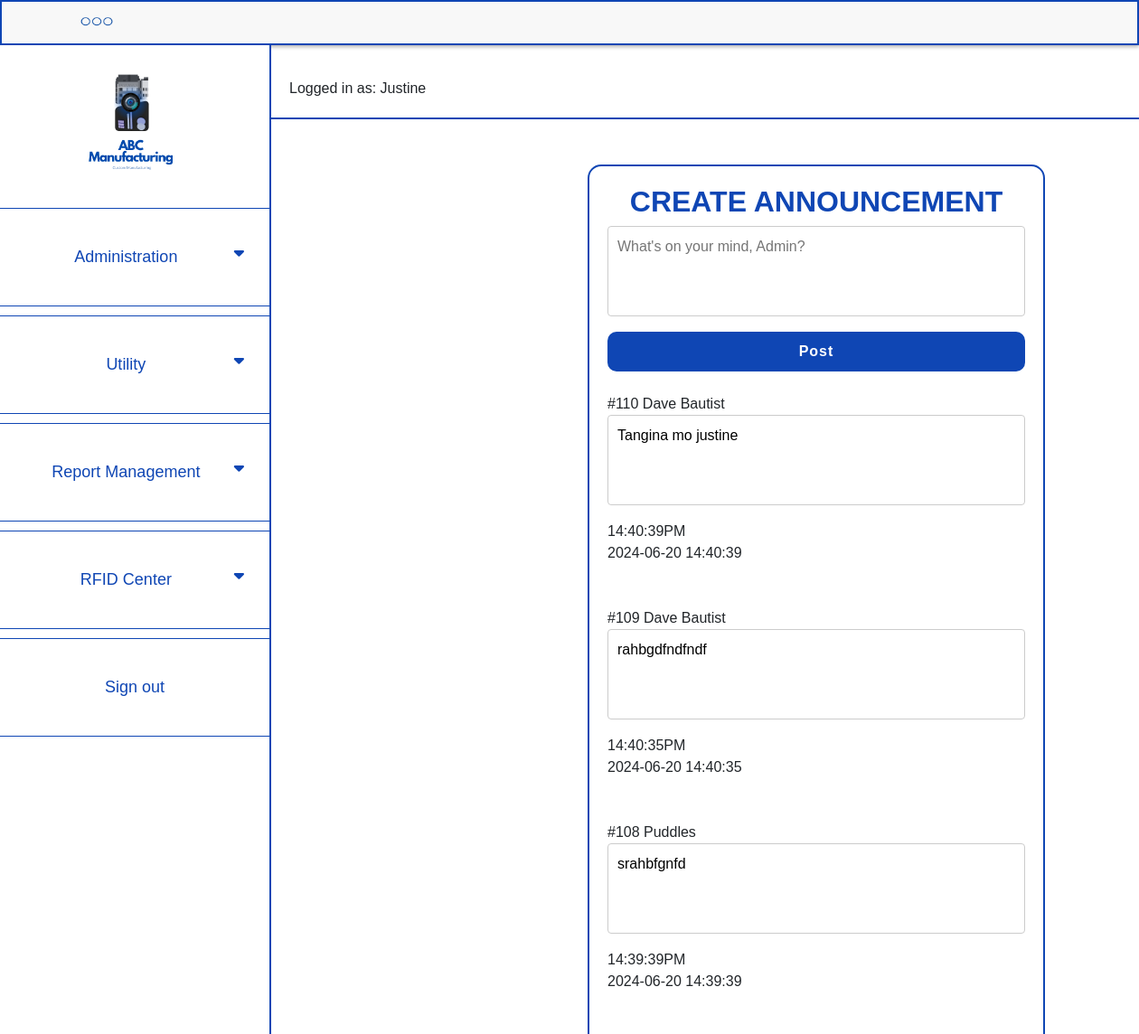
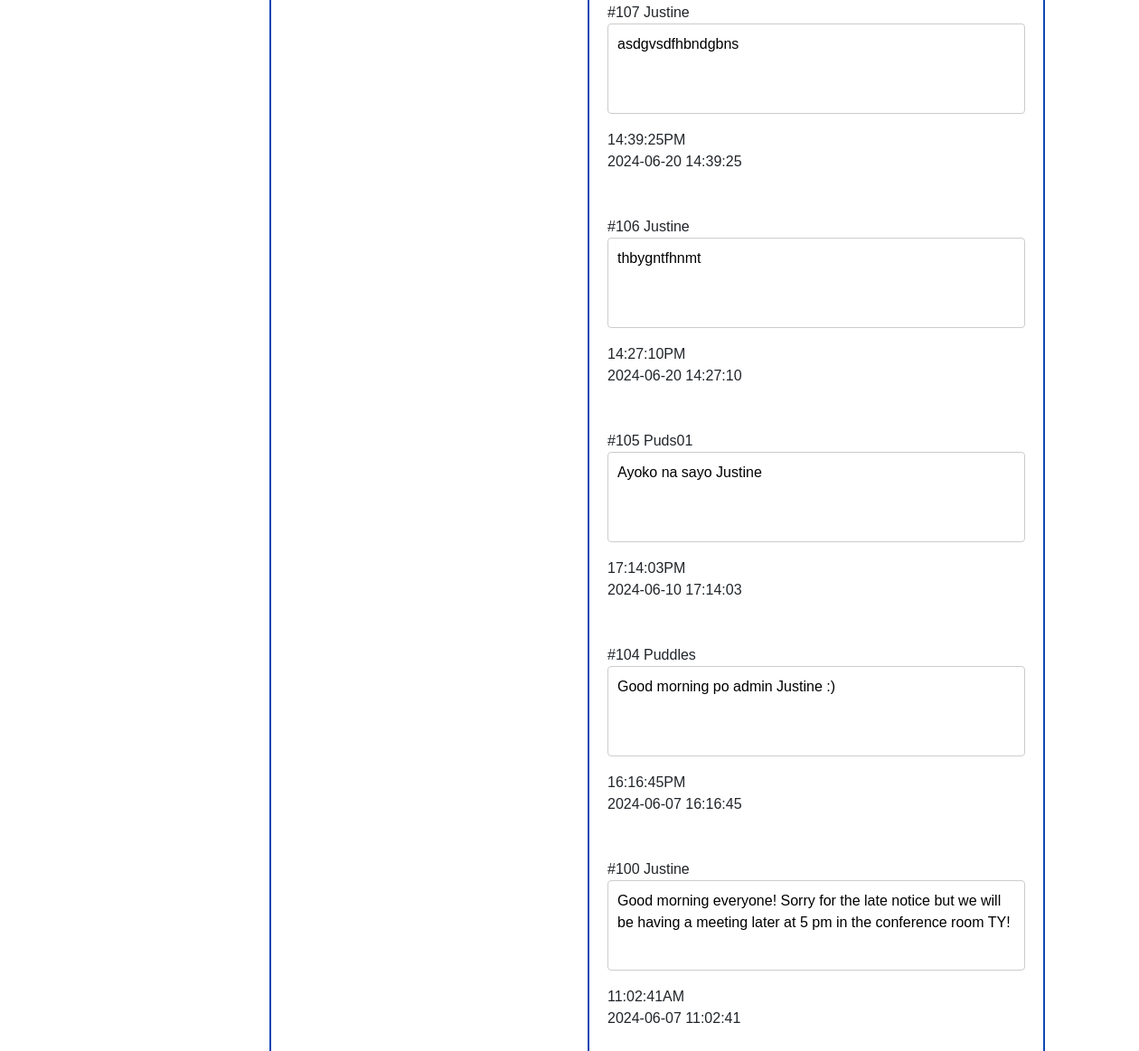
Page /public feed.php?login=success (signed in) on the committed database (2 pictures, top to bottom).
### tables this page shows
CREATE TABLE `tbl_announcement` (
  `public_feed_id` int(50) NOT NULL,
  `admin_id` int(30) NOT NULL,
  `admin_username` varchar(12) NOT NULL,
  `public_feed_content` varchar(200) NOT NULL,
  `public_feed_time` time(6) DEFAULT current_timestamp(),
  `public_feed_date` datetime NOT NULL DEFAULT current_timestamp()
);

### public feed.php (the view, shortened to what this page needs)
<?php
include 'includes/dbh.php';
require_once 'includes/login_view.php';
    $query = "SELECT * FROM tbl_announcement ORDER BY public_feed_id DESC";
    $stmt = $pdo->prepare($query);
    $stmt->execute();
    $result = $stmt->fetchAll(PDO::FETCH_ASSOC);
?>
<!DOCTYPE html>
<html lang="en">
<head>
    <link rel="stylesheet" href="https://cdn.jsdelivr.net/npm/bootstrap@5.3.2/dist/css/bootstrap.min.css">
    <link rel="stylesheet" href="css/style4.css">
</head>
<body>
    <div class="container1">
        <img src="css/Images/icon1.png" alt="Icon" class="icon1">
    </div>
    <div class="side-nav">
        <img src="css/Images/logo2.png" alt="Logo" class="logo2">
        <button class="dropdown-btn">Administration
            <i class="fa-solid fa-caret-down"></i>
        </button>
        <button class="dropdown-btn">Utility
            <i class="fa-solid fa-caret-down"></i>
        </button>
        <button class="dropdown-btn">Report Management
            <i class="fa-solid fa-caret-down"></i>
        </button>
        <button class="dropdown-btn">RFID Center
            <i class="fa-solid fa-caret-down"></i>
        </button>
        <form action="includes/logout.php" method="POST">
            <button class="dropdown-btn">Sign out</button>
        </form>
    </div>
        <div class="title-container">
            <?php
            output_username();
            ?>
        </div>
        <div class="A-container">
            <form action = "includes/create_post.php" method = "POST">
            <h2 class="A-title">CREATE ANNOUNCEMENT</h2>
            <textarea required type="text" name="content" placeholder="What's on your mind, Admin?"></textarea>
            <button>Post</button>
            </form>
            <br>
            <?php
             if (!empty($result)) {
                foreach ($result as $row) {
                    if (isset($row['public_feed_content'])) {
                        echo '#' .  $row['public_feed_id'] . " " . $row ['admin_username'] .     '<br>';
                        echo '<textarea readonly>' . $row['public_feed_content'] . '</textarea><br>' .date("H:i:sA",strtotime  ($row ['public_feed_time'])) . '<br>' .$row['public_feed_date'] .     '<br><br><br>';
                    } else {
                        echo 'No content available<br>';
                    }
                }
            } else {
                echo 'No announcements found.';
            }
            ?>
        </div>
</body>
</html>

### includes/login_view.php (shortened to what this page needs)
<?php
function output_username()
{
    if (isset($_SESSION["admin_id"])) {
        echo "Logged in as: " . $_SESSION["admin_username"];
    }
}

### css/style4.css (style rules this page uses)
body { margin: 0; font-family: Arial, sans-serif; display: flex; flex-direction: column; align-items: flex-start; }
.container1 { width: 100%; height: 50px; background-color: #f8f8f8; padding: 10px; box-shadow: 0 2px 4px rgba(0, 0, 0, 0.3); position: fixed; top: 0; left: 0; z-index: 1000; border: 2.4px solid #0F46B4; display: flex; align-items: center; }
.icon1 { width: 90px; height: 80px; margin-right: 20px; margin-left: 50px; }
.side-nav { text-decoration: none; font-size: 18px; color: #0F46B4; height: 100%; width: 300px; position: fixed; left: 0; top: 50px; background-color: white; padding-top: 20px; z-index: 1000; overflow-x: hidden; transition: 0.5s; border-right: 2.5px solid #0F46B4; }
.dropdown-btn { top: 20px; margin-top: 10px; }
.side-nav a, .dropdown-btn { background-color: white; padding: 40px 20px; text-decoration: none; font-size: 18px; color: #0F46B4; display: block; border-bottom: 1px solid #0F46B4; border-right: none; border-left: none; border-top: 1px solid #0F46B4; text-align: center; cursor: pointer; outline: none; width: 100%; transition: 0.6s ease; }
.fa-solid { float: right; padding-right: 8px; }
.logo2 { margin-left: 70px; width: 150px; height: auto; }
.title-container { margin-left: 300px; padding: 20px; margin-top: 50px; background: white; border-bottom: 2px solid #0F46B4; width: calc(100% - 250px); }
.A-container { margin-left: 650px; margin-top: 50px; padding: 20px; width: calc(60% - 250px); box-sizing: border-box; border: 2px solid #0F46B4; border-radius: 15px; }
.A-container textarea { width: 100%; height: 100px; margin-bottom: 10px; padding: 10px; border: 1px solid #ccc; border-radius: 4px; resize: none; box-sizing: border-box; }
.A-container button { width: 100%; display: block; padding: 10px 20px; background-color: #0F46B4; color: white; border: none; border-radius: 10px; cursor: pointer; font-weight: bold; letter-spacing: 1px; transition: 0.5s ease; }
.A-title { text-align: center; font-weight: bold; color: #0F46B4; }

### rows in the picture
tbl_announcement: public_feed_id "110", admin_username "Dave Bautist", public_feed_content "Tangina mo justine", public_feed_time "14:40:39PM", public_feed_date "2024-06-20 14:40:39"
tbl_announcement: public_feed_id "109", admin_username "Dave Bautist", public_feed_content "rahbgdfndfndf", public_feed_time "14:40:35PM", public_feed_date "2024-06-20 14:40:35"
tbl_announcement: public_feed_id "108", admin_username "Puddles", public_feed_content "srahbfgnfd", public_feed_time "14:39:39PM", public_feed_date "2024-06-20 14:39:39"
tbl_announcement: public_feed_id "107", admin_username "Justine", public_feed_content "asdgvsdfhbndgbns", public_feed_time "14:39:25PM", public_feed_date "2024-06-20 14:39:25"
tbl_announcement: public_feed_id "106", admin_username "Justine", public_feed_content "thbygntfhnmt", public_feed_time "14:27:10PM", public_feed_date "2024-06-20 14:27:10"
tbl_announcement: public_feed_id "105", admin_username "Puds01", public_feed_content "Ayoko na sayo Justine", public_feed_time "17:14:03PM", public_feed_date "2024-06-10 17:14:03"
tbl_announcement: public_feed_id "104", admin_username "Puddles", public_feed_content "Good morning po admin Justine :)", public_feed_time "16:16:45PM", public_feed_date "2024-06-07 16:16:45"
tbl_announcement: public_feed_id "100", admin_username "Justine", public_feed_content "Good morning everyone! Sorry for the late notice but we will be having a meeting later at 5 pm in the conference room TY!", public_feed_time "11:02:41AM", public_feed_date "2024-06-07 11:02:41"

### other values in the picture
$_SESSION["admin_username"] "Justine"
